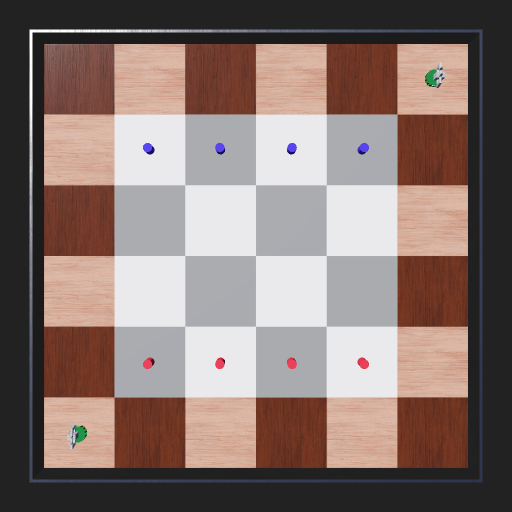
#> input picture Sprint #4 - Images and Classification/images/image_20251203_074812_070004.png, 1024 x 1024 px (shown at 1/2 size)
$ jupyter execute --allow-errors '2025-12-03 - Read State.ipynb'
#> lines starting #> are read from the running program, lines starting #| are printed output that depends on the picture
[cell 1]
from pylab import *
from classy import *

## Slicing the board pics

[cell 2]
im=imread('images/image_20251203_074812_070004.png')
#> im is the input picture: shape (1024, 1024, 4) float32; mean R, G, B, A 0.526, 0.457, 0.438, 1
imshow(im)
colorbar()
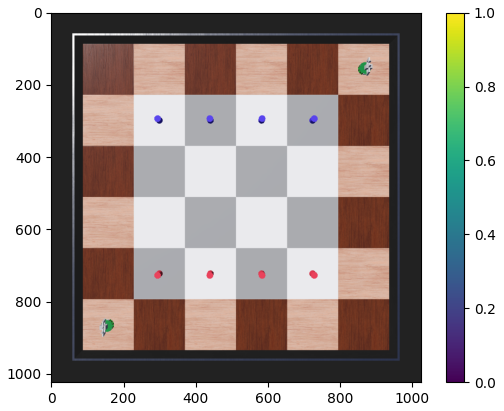
#> figure drawn by matplotlib, 2 panels

[cell 3]
im=imread('images/image_20251203_074812_070004.png')
im=(im*255).astype(uint8)
imshow(im)
colorbar()
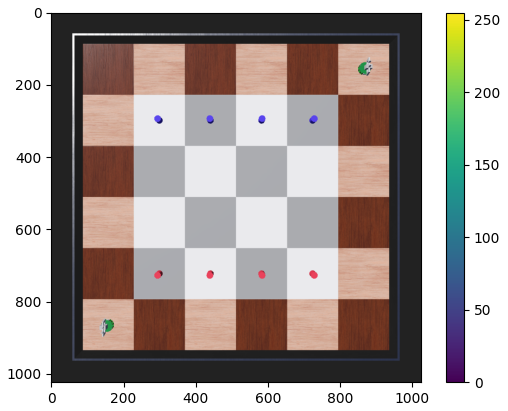
#> figure drawn by matplotlib, 2 panels

### guessing some sizes/locations to slice

[cell 4]
start_r,start_c=210,210
rows_per_square,cols_per_square=120,120

r,c=0,0  # in square coordinates, r=0,1,2,3 c=0,1,2,3

r1=start_r+rows_per_square*r
r2=start_r+rows_per_square*(r+1)
c1=start_c+cols_per_square*c
c2=start_c+cols_per_square*(c+1)

subimage=im[r1:r2,c1:c2]
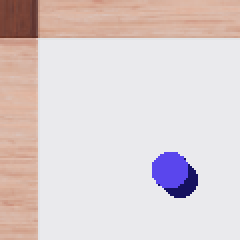
#> subimage: shape (120, 120, 4) (shown 2 times larger); mean R, G, B, A 221.5, 209.8, 210.6, 255
imshow(subimage)

### a little off, so tweak until it works

[cell 5]
start_r,start_c=230,230
rows_per_square,cols_per_square=140,140

r,c=0,3  # in square coordinates, r=0,1,2,3 c=0,1,2,3

r1=start_r+rows_per_square*r
r2=start_r+rows_per_square*(r+1)
c1=start_c+cols_per_square*c
c2=start_c+cols_per_square*(c+1)

subimage=im[r1:r2,c1:c2]
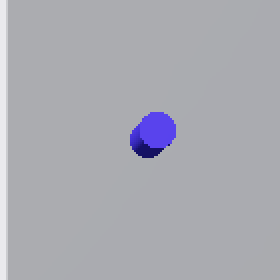
#> subimage: shape (140, 140, 4) (shown 2 times larger); mean R, G, B, A 170.2, 170.9, 178.1, 255
imshow(subimage)

[cell 6]
count=1
for r in range(4):
    for c in range(4):
        r1=start_r+rows_per_square*r
        r2=start_r+rows_per_square*(r+1)
        c1=start_c+cols_per_square*c
        c2=start_c+cols_per_square*(c+1)

        subimage=im[r1:r2,c1:c2]
        subplot(4,4,count)
        imshow(subimage)
        count+=1
#> after the loop, count = 17
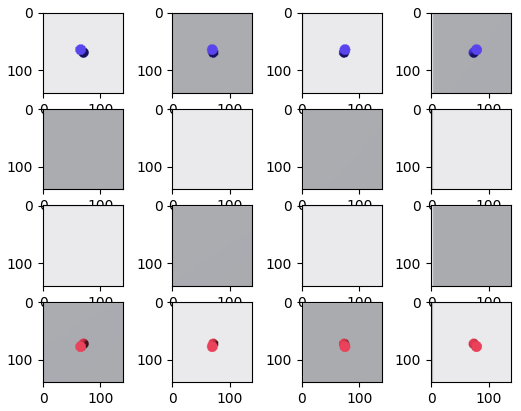
#> figure drawn by matplotlib, 16 panels
